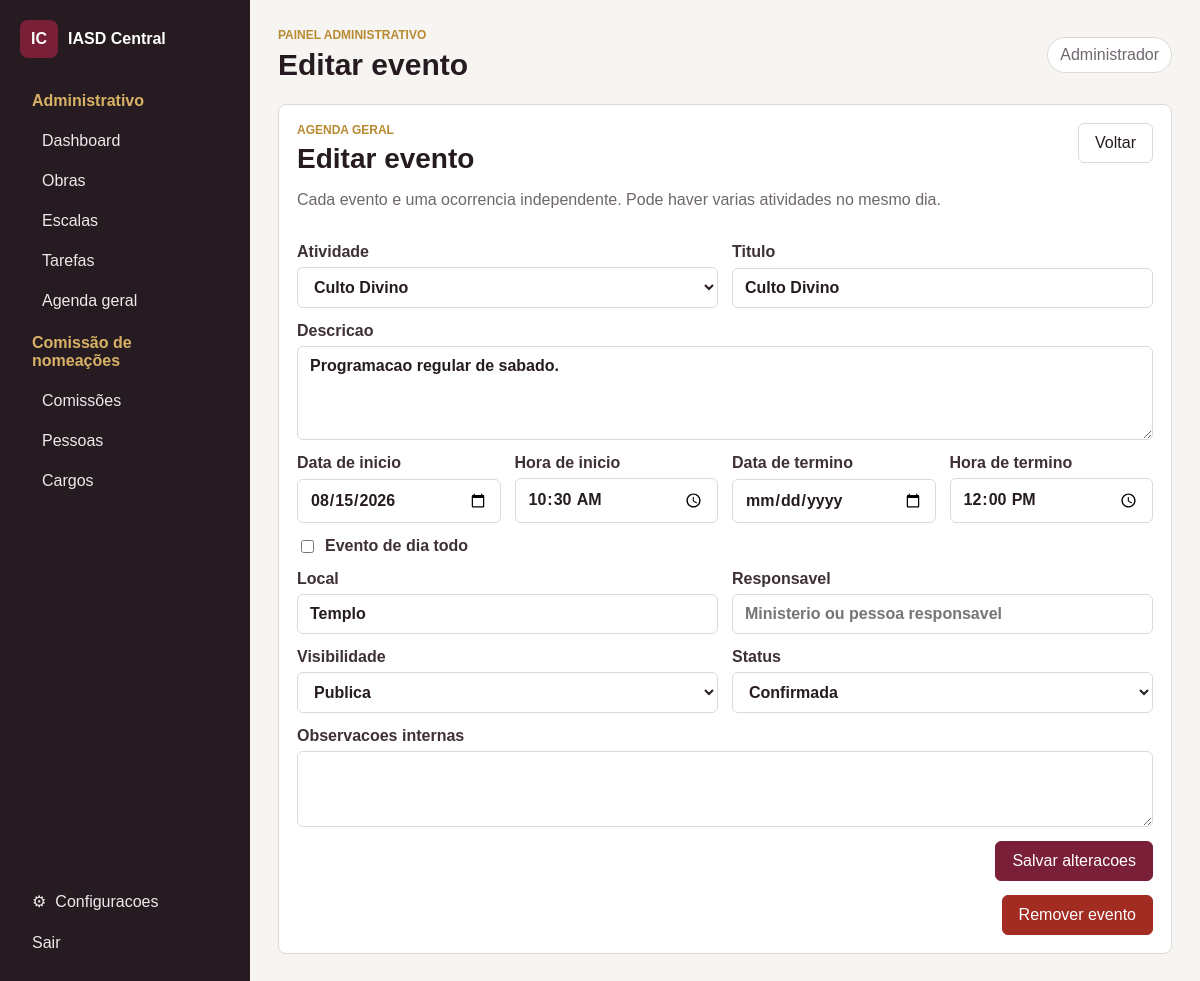
The page /agenda/2/edit (signed in) on the database its author committed.
### tables this page shows
CREATE TABLE IF NOT EXISTS menus (
  id INT(11) UNSIGNED NOT NULL,
  id_menu_pai INT(11) UNSIGNED NULL DEFAULT NULL,
  nome VARCHAR(120) NOT NULL,
  descricao VARCHAR(255) NULL DEFAULT NULL,
  rota VARCHAR(255) NOT NULL DEFAULT '',
  icone VARCHAR(80) NULL DEFAULT NULL,
  ordem INT(11) NOT NULL DEFAULT 0,
  status ENUM('Ativo','Inativo') NOT NULL DEFAULT 'Ativo',
  tipo ENUM('Separador','Tela') NOT NULL DEFAULT 'Tela',
  nivel VARCHAR(40) NULL DEFAULT NULL,
  chave_permissao VARCHAR(80) NULL DEFAULT NULL,
  created_at TIMESTAMP NULL DEFAULT NULL,
  updated_at TIMESTAMP NULL DEFAULT NULL,
  PRIMARY KEY (id),
  KEY menus_id_menu_pai_index (id_menu_pai),
  KEY menus_status_ordem_index (status, ordem),
  CONSTRAINT menus_id_menu_pai_foreign FOREIGN KEY (id_menu_pai) REFERENCES menus(id) ON DELETE SET NULL
);

CREATE TABLE IF NOT EXISTS users (
  id BIGINT UNSIGNED NOT NULL AUTO_INCREMENT,
  name VARCHAR(160) NOT NULL,
  username VARCHAR(80) NOT NULL,
  password VARCHAR(255) NOT NULL,
  status ENUM('Ativo','Inativo') NOT NULL DEFAULT 'Ativo',
  created_at TIMESTAMP NULL DEFAULT NULL,
  updated_at TIMESTAMP NULL DEFAULT NULL,
  PRIMARY KEY (id),
  UNIQUE KEY users_username_unique (username)
);

CREATE TABLE IF NOT EXISTS agenda_eventos (
  id BIGINT UNSIGNED NOT NULL AUTO_INCREMENT,
  atividade_id BIGINT UNSIGNED NULL DEFAULT NULL,
  titulo VARCHAR(180) NOT NULL,
  descricao TEXT NULL,
  data_inicio DATE NOT NULL,
  hora_inicio TIME NULL DEFAULT NULL,
  data_fim DATE NULL DEFAULT NULL,
  hora_fim TIME NULL DEFAULT NULL,
  dia_todo TINYINT(1) NOT NULL DEFAULT 0,
  local VARCHAR(160) NULL DEFAULT NULL,
  responsavel VARCHAR(160) NULL DEFAULT NULL,
  visibilidade ENUM('Publica','Interna') NOT NULL DEFAULT 'Interna',
  status ENUM('Agendada','Confirmada','Cancelada','Concluida') NOT NULL DEFAULT 'Agendada',
  observacoes TEXT NULL,
  created_by BIGINT UNSIGNED NULL DEFAULT NULL,
  created_at TIMESTAMP NULL DEFAULT NULL,
  updated_at TIMESTAMP NULL DEFAULT NULL,
  PRIMARY KEY (id),
  KEY agenda_eventos_data_status_index (data_inicio, status),
  KEY agenda_eventos_atividade_data_index (atividade_id, data_inicio),
  KEY agenda_eventos_created_by_foreign (created_by),
  CONSTRAINT agenda_eventos_atividade_id_foreign FOREIGN KEY (atividade_id) REFERENCES agenda_atividades(id) ON DELETE SET NULL,
  CONSTRAINT agenda_eventos_created_by_foreign FOREIGN KEY (created_by) REFERENCES users(id) ON DELETE SET NULL
);

CREATE TABLE IF NOT EXISTS agenda_atividades (
  id BIGINT UNSIGNED NOT NULL AUTO_INCREMENT,
  nome VARCHAR(140) NOT NULL,
  descricao TEXT NULL,
  cor VARCHAR(7) NOT NULL DEFAULT '#7a1f38',
  duracao_padrao_minutos SMALLINT UNSIGNED NULL DEFAULT NULL,
  exige_escala TINYINT(1) NOT NULL DEFAULT 0,
  status ENUM('Ativa','Inativa') NOT NULL DEFAULT 'Ativa',
  created_by BIGINT UNSIGNED NULL DEFAULT NULL,
  created_at TIMESTAMP NULL DEFAULT NULL,
  updated_at TIMESTAMP NULL DEFAULT NULL,
  PRIMARY KEY (id),
  UNIQUE KEY agenda_atividades_nome_unique (nome),
  KEY agenda_atividades_status_index (status),
  KEY agenda_atividades_created_by_foreign (created_by),
  CONSTRAINT agenda_atividades_created_by_foreign FOREIGN KEY (created_by) REFERENCES users(id) ON DELETE SET NULL
);

### resources/views/modules/agenda/form.php (the view, shortened to what the rows shown need)
<?php
$isEdit = $event !== null;
$action = $isEdit ? url('/agenda/' . $event['id']) : url('/agenda');
$dataInicio = $event['data_inicio'] ?? $selectedDate;
?>
<section class="panel no-margin agenda-form-shell">
    <div class="form-header">
        <div>
            <span class="eyebrow">Agenda geral</span>
            <h2><?= e($isEdit ? 'Editar evento' : 'Novo evento') ?></h2>
            <p class="muted">Cada evento e uma ocorrencia independente. Pode haver varias atividades no mesmo dia.</p>
        </div>
        <a class="button" href="<?= url('/agenda?mes=' . substr((string) $dataInicio, 0, 7)) ?>">Voltar</a>
    </div>
    <form method="post" action="<?= $action ?>" class="form agenda-form">
        <div class="form-grid two">
            <label>Atividade
                <select name="atividade_id">
                    <?php foreach ($activities as $activity): ?>
                        <option value="<?= e($activity['id']) ?>" <?= (int) ($event['atividade_id'] ?? 0) === (int) $activity['id'] ? 'selected' : '' ?>><?= e($activity['nome']) ?></option>
                    <?php endforeach; ?>
                </select>
            </label>
            <label>Titulo <input name="titulo" required maxlength="180" value="<?= e($event['titulo'] ?? '') ?>" placeholder="Ex: Culto Divino"></label>
        </div>
        <label>Descricao <textarea name="descricao" rows="4" placeholder="Detalhes importantes para lideranca, comunicacao e escala."><?= e($event['descricao'] ?? '') ?></textarea></label>
        <div class="form-grid four">
            <label>Data de inicio <input type="date" name="data_inicio" required value="<?= e($dataInicio) ?>"></label>
            <label>Hora de inicio <input type="time" name="hora_inicio" value="<?= e(substr((string) ($event['hora_inicio'] ?? ''), 0, 5)) ?>"></label>
            <label>Data de termino <input type="date" name="data_fim" value="<?= e($event['data_fim'] ?? '') ?>"></label>
            <label>Hora de termino <input type="time" name="hora_fim" value="<?= e(substr((string) ($event['hora_fim'] ?? ''), 0, 5)) ?>"></label>
        </div>
        <label class="checkbox"><input type="checkbox" name="dia_todo" value="1" <?= !empty($event['dia_todo']) ? 'checked' : '' ?>> Evento de dia todo</label>
        <div class="form-grid two">
            <label>Local <input name="local" maxlength="160" value="<?= e($event['local'] ?? '') ?>" placeholder="Templo, sala jovem, quadra..."></label>
            <label>Responsavel <input name="responsavel" maxlength="160" value="<?= e($event['responsavel'] ?? '') ?>" placeholder="Ministerio ou pessoa responsavel"></label>
        </div>
        <div class="form-grid two">
            <label>Visibilidade
                <select name="visibilidade">
                    <?php foreach (['Interna', 'Publica'] as $option): ?>
                        <option value="<?= e($option) ?>" <?= ($event['visibilidade'] ?? 'Interna') === $option ? 'selected' : '' ?>><?= e($option) ?></option>
                    <?php endforeach; ?>
                </select>
            </label>
            <label>Status
                <select name="status">
                    <?php foreach (['Agendada', 'Confirmada', 'Cancelada', 'Concluida'] as $option): ?>
                        <option value="<?= e($option) ?>" <?= ($event['status'] ?? 'Agendada') === $option ? 'selected' : '' ?>><?= e($option) ?></option>
                    <?php endforeach; ?>
                </select>
            </label>
        </div>
        <label>Observacoes internas <textarea name="observacoes" rows="3"><?= e($event['observacoes'] ?? '') ?></textarea></label>
        <div class="form-actions split-actions">
            <button class="button primary"><?= e($isEdit ? 'Salvar alteracoes' : 'Cadastrar evento') ?></button>
        </div>
    </form>
    <?php if ($isEdit): ?>
        <form method="post" action="<?= url('/agenda/' . $event['id'] . '/delete') ?>" class="delete-form">
            <button class="button danger" data-confirm="Remover este evento da agenda?">Remover evento</button>
        </form>
    <?php endif; ?>
</section>

### app/Core/Router.php (shortened to what the rows shown need)
<?php
final class Router
{
    private array $routes = [];
    private function add(string $method, string $path, array $handler): void
    {
        $pattern = preg_replace('/\{([a-zA-Z_][a-zA-Z0-9_]*)}/', '(?P<$1>[0-9]+)', '/' . trim($path, '/'));
        $this->routes[] = [$method, '#^' . $pattern . '$#', $handler];
    }
    public function dispatch(Request $request): void
    {
        foreach ($this->routes as [$method, $pattern, $handler]) {
            if ($method !== $request->method() || !preg_match($pattern, $request->path(), $matches)) {
                continue;
            }
            $params = array_filter($matches, 'is_string', ARRAY_FILTER_USE_KEY);
            [$class, $action] = $handler;
            (new $class())->$action($request, ...array_values($params));
            return;
        }
    }
}

### resources/views/layouts/app.php (shortened to what the rows shown need)
<?php
$user = $user ?? null;
$menus = $menus ?? [];
$templateSettings = (new SettingsRepository())->all();
$fontFamilies = ['Arial' => 'Arial, Helvetica, sans-serif', 'Inter' => 'Inter, Arial, sans-serif', 'Georgia' => 'Georgia, serif', 'System' => 'system-ui, sans-serif'];
$templateFont = $fontFamilies[$templateSettings['font_family']] ?? $fontFamilies['Arial'];
?>
<!doctype html>
<html lang="<?= e($templateSettings['language']) ?>">
<head>
    <link rel="stylesheet" href="<?= asset('css/app.css') ?>">
</head>
<body class="admin-body density-<?= e($templateSettings['layout_density']) ?> theme-<?= e($templateSettings['theme_mode']) ?>" style="--brand: <?= e($templateSettings['brand_color']) ?>; --sidebar-bg: <?= e($templateSettings['sidebar_color']) ?>; --sidebar-width: <?= e($templateSettings['sidebar_width']) ?>px; --app-font: <?= e($templateFont) ?>;">
<aside class="sidebar" id="sidebar">
    <a class="brand" href="<?= url($user ? '/dashboard' : '/') ?>"><span>IC</span><strong>IASD Central</strong></a>
    <nav>
        <?php foreach ($menus as $item): ?>
            <?php if (($item['tipo'] ?? '') === 'Tela'): ?>
                <a href="<?= url((string) $item['rota']) ?>"><?= e($item['nome']) ?></a>
            <?php else: ?>
                <div class="nav-group">
                    <span><?= e($item['nome']) ?></span>
                    <?php foreach (($item['children'] ?? []) as $child): ?>
                        <a href="<?= url((string) $child['rota']) ?>"><?= e($child['nome']) ?></a>
                    <?php endforeach; ?>
                </div>
            <?php endif; ?>
        <?php endforeach; ?>
    </nav>
    <div class="sidebar-footer">
        <?php if ($user): ?>
            <a class="settings-link" href="<?= url('/configuracoes') ?>"><span aria-hidden="true">&#9881;</span> Configuracoes</a>
            <form method="post" action="<?= url('/logout') ?>"><?= Csrf::field() ?><button class="link-button">Sair</button></form>
        <?php else: ?>
            <a class="settings-link" href="<?= url('/') ?>">Voltar ao site</a>
        <?php endif; ?>
    </div>
</aside>
<main class="main">
    <header class="topbar">
        <div>
            <span class="eyebrow">Painel administrativo</span>
            <h1><?= e($title ?? 'Painel') ?></h1>
        </div>
        <span class="user-chip"><?= e($user['name'] ?? 'Acesso direto') ?></span>
    </header>
    <?= $content ?>
</main>
</body>
</html>

### rows shown on the page
menus: nome "Administrativo"
menus: nome "Dashboard"
menus: nome "Obras"
menus: nome "Escalas"
menus: nome "Tarefas"
menus: nome "Agenda geral"
menus: nome "Comissão de nomeações"
menus: nome "Comissões"
menus: nome "Pessoas"
menus: nome "Cargos"
users: name "Administrador"
agenda_eventos: atividade_id "Culto Divino", titulo "Culto Divino", descricao "Programacao regular de sabado.", data_inicio "08/15/2026", hora_inicio "10:30", hora_fim "12:00", local "Templo"

### other values the page prints
form field visibilidade "Publica"
form field status "Confirmada"
